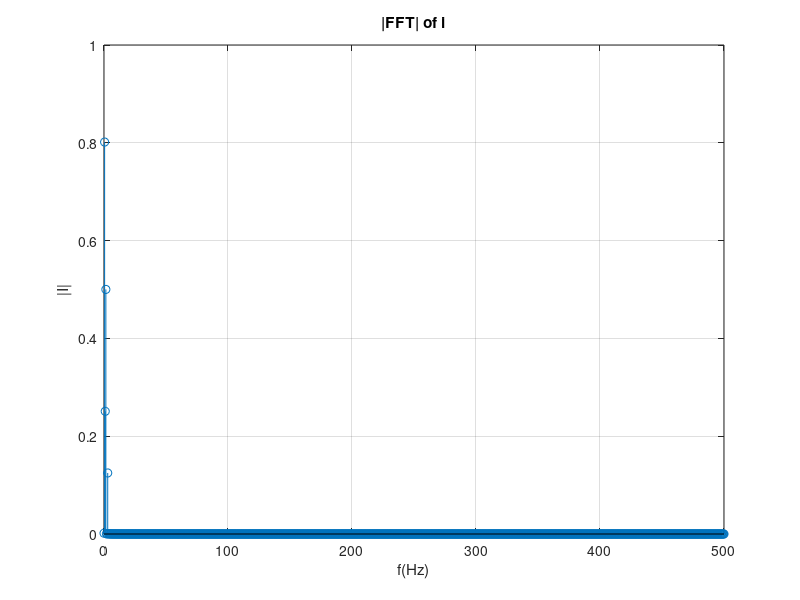
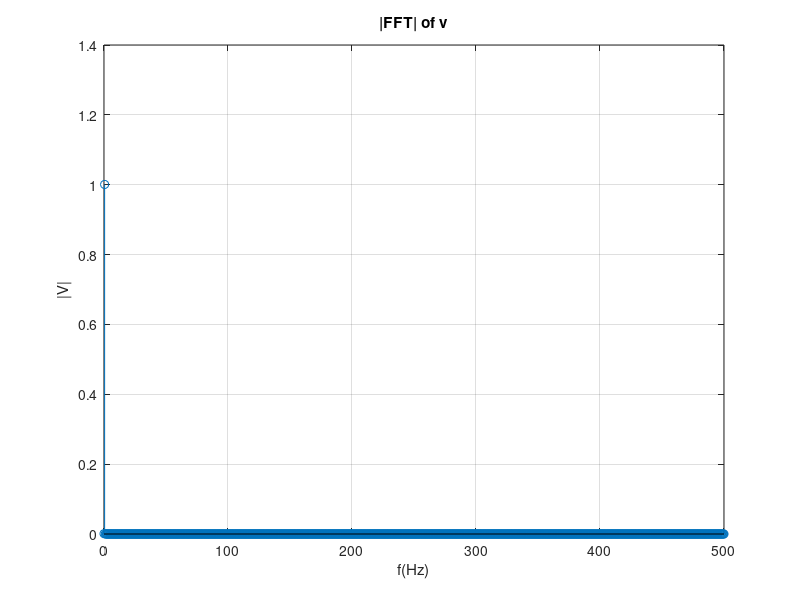

MATLAB code for these plots, in order:
% Test for Power Functions
clear;
clc;
w=pi;
t=[0:.001:2];

v=1*cos(w*t);%voltage
i=.8*cos(w*t) + 0.25*cos(2*w*t + 15*pi/180) + 0.5*cos(3*w*t + 19*pi/180) + .125*cos(6*w*t+35*pi/180);%current
f = w/(2*pi);
fs = 1/0.001;

vfft = fft(v);
ifft = fft(i);
n = length(i);

vabs = abs(vfft);
iabs = abs(ifft);

vabs_modified = vabs/1000;
iabs_modified = iabs/1000;

fvector=[0:0.5:fs/2];

phv = unwrap(angle(vfft));
phi = unwrap(angle(ifft));

iabs_modified(fs+2:end) = [];
vabs_modified(fs+2:end) = [];

%Graphing the fft of current and voltage
figure(1)
stem(fvector,iabs_modified);
xlabel('f(Hz)'); ylabel('|I|'); title('|FFT| of i'); grid;
figure(2)
stem(fvector,vabs_modified);
xlabel('f(Hz)'); ylabel('|V|'); title('|FFT| of v'); grid;


pkv = [];
locv = [];
phv = [];
vt = 0;
vrms = [];
[temp, val] = find(vabs_modified >= 0.1);
locv = [locv ; val];
phv = [phv ; angle(vfft(locv))];
pkv = [pkv ; vabs_modified(locv)];
locv = (locv - 1) ./ 2;

pki = [];
loci = [];
phi = [];
it = 0;
irms = [];
[temp, val] = find(iabs_modified >= 0.1);
loci = [loci ; val];
phi = [phi ; angle(ifft(loci))];
pki = [pki ; iabs_modified(loci)];
loci = (loci - 1) ./ 2;

Pavg = 0;
THDv = 0;
THDi = 0;
PF = 0;

% Voltage as a function of time
for k = 1:length(phv)
    temp = pkv(k)*sin(k*w*t+phv(k));
    vt = (vt + temp);
end

% Current as a function of time
for k = 1:length(phi)
    temp = pki(k)*sin(k*w*t+phi(k));
    it = (it + temp);
end

%Voltage rms
for k = 1:length(phv)
    temp = sqrt((pkv(k)^2)/2);
    vrms = [vrms ; temp];
end

% Current rms
for k = 1:length(phi)
    temp = sqrt((pki(k)^2)/2);
    irms = [irms ; temp];
end

% Real Power
if(length(phv) >= length(phi))
    for k = 1:length(phi)
       temp = vrms(k)*irms(k)*(cos(phv(k)-phi(k)));
       Pavg = Pavg + temp;
    end
elseif(length(phv) < length(phi))
    for k = 1:length(phv)
       temp = vrms(k)*irms(k)*(cos(phv(k)-phi(k)));
       Pavg = Pavg + temp;
    end
end

% THD for Voltage
for k = 2:length(phv)
   temp = (sqrt(vrms(k)^2)/vrms(1));
   THDv = THDv + temp;
end
THDv = THDv * 100;

% THD for Currrent
for k = 2:length(phi)
   temp = (sqrt(irms(k)^2)/irms(1));
   THDi = THDi + temp;
end
THDi = THDi * 100;

%Power Factor
if(length(phv) >= length(phi))
    for k = 1:length(phi)
       temp = Pavg/(vrms(k)*irms(k));
       PF = PF + temp;
    end
elseif(length(phv) < length(phi))
    for k = 1:length(phv)
       temp = Pavg/(vrms(k)*irms(k));
       PF = PF + temp;
    end
end
